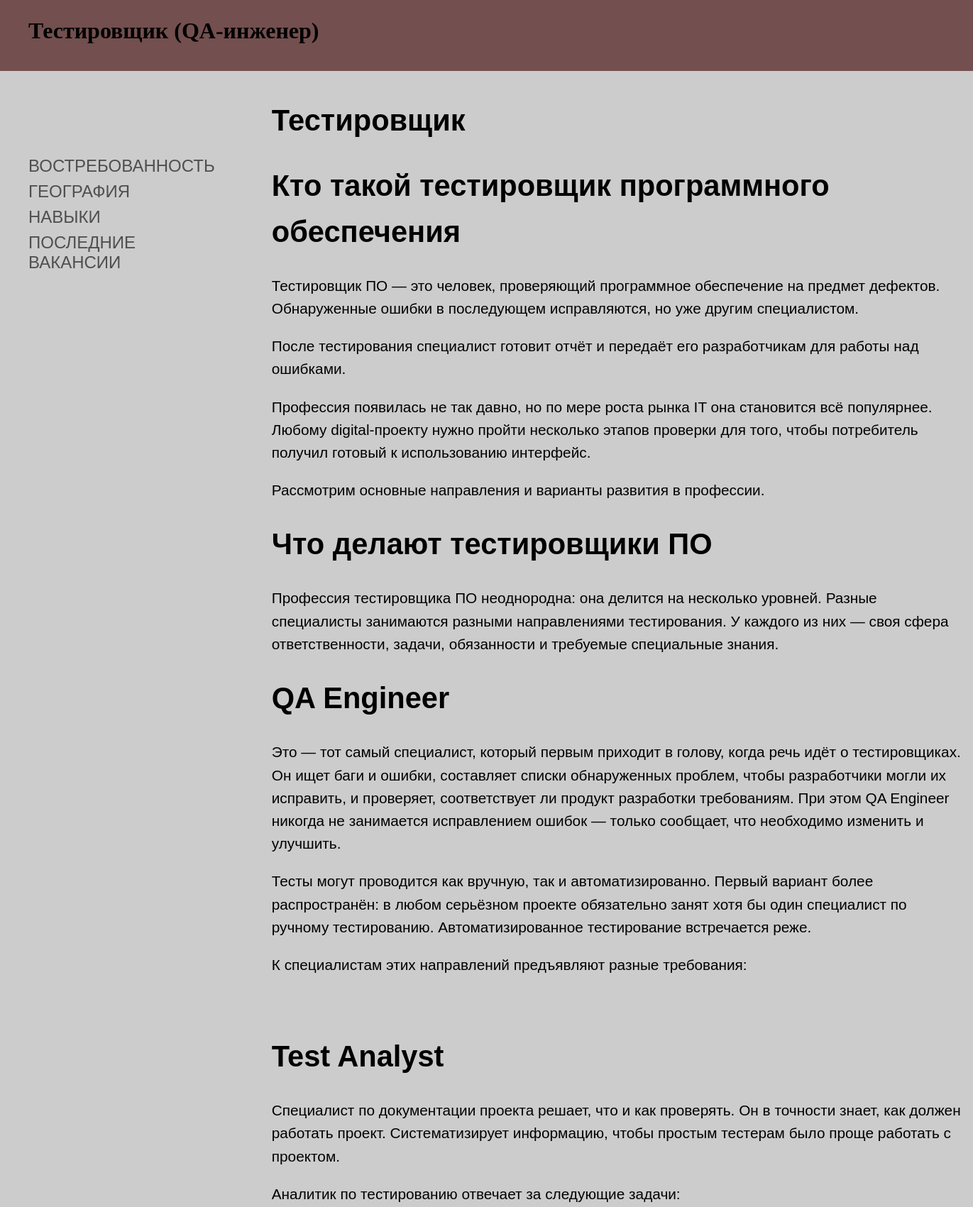
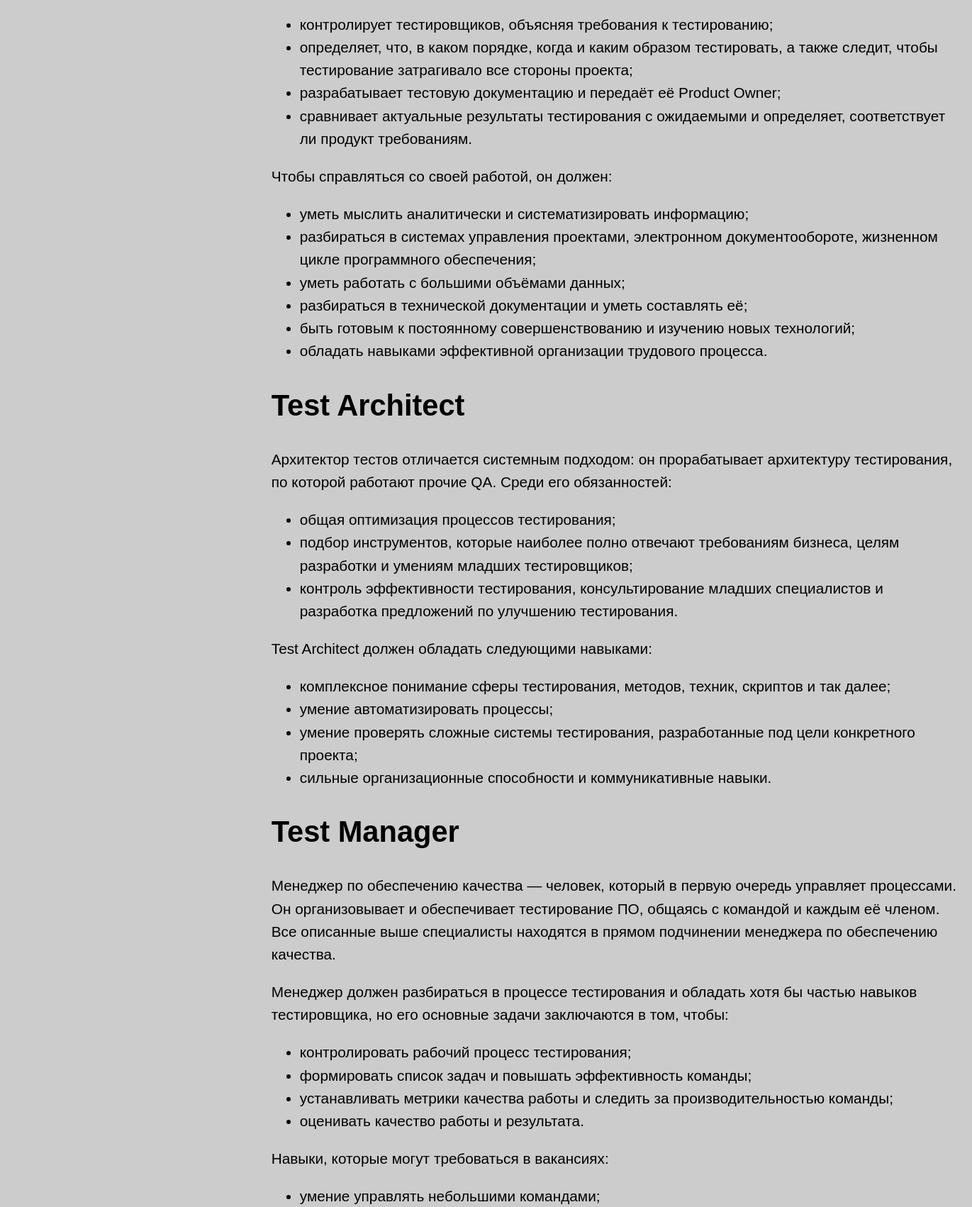
The page / (upper part) on the database its author committed (2 pictures, top to bottom).
### app/models.py (models this page shows, shortened)
class Profession(models.Model):
    title = models.CharField('Навзвание', max_length=100)
    desc = models.TextField('Описание')
    img = models.ImageField('Изображение', upload_to='profession_img/', blank=True, null=True)
    class Meta:
        verbose_name = 'Профессия'
        verbose_name_plural = 'Профессии'

### app/views.py (the view)
# urls.py: re_path('^$', views.index, name='index'),
def index(request):
    context = {}
    try:
        context['profession'] = models.Profession.objects.get(id=1)
    except Exception as e:
        pass
    return render(request, 'profession.html', context=context)

### templates/profession.html (shortened to what this page needs)
{% extends 'base.html' %}
{% load static %}
{% block head %}
    <link rel="stylesheet" href="{% static  'css/profession.css' %}">
{% endblock %}
{% block main %}
    <h1>{{ profession.title }}</h1>
    {{ profession.desc | safe }}
{% endblock %}

### templates/base.html (shortened to what this page needs)
{% load static %}
<!doctype html>
<html lang="en">
<head>
    <link rel="stylesheet" href="{% static 'css/base.css' %}">
    {% block head %}{% endblock %}
</head>
<body>
<header>
    <div class="name"><h1>Тестировщик (QA-инженер)</h1></div>
</header>
<div class="main">
    <nav>
        <ul class="navbar-links">
            <li class="navbar-item">
                <a class="navbar-link" href="{% url 'importance' %}">Востребованность</a>
            </li>
            <li class="navbar-item">
                <a class="navbar-link" href="{% url 'geography' %}">География</a>
            </li>
            <li class="navbar-item">
                <a class="navbar-link" href="{% url 'skills' %}">Навыки</a>
            </li>
            <li class="navbar-item">
                <a class="navbar-link" href="{% url 'vacancies' %}">Последние вакансии</a>
            </li>
        </ul>
    </nav>
    <main>
        {% block main %}{% endblock %}
    </main>
</div>
</body>
</html>

### static/css/base.css (style rules this page uses)
* { box-sizing: border-box; }
html, body { width: 100%; height: 100%; background: #ccc; padding: 0; margin: 0; }
.main { display: flex; gap: 50px; align-items: flex-start; }
nav { margin-right: 20px; margin-top: 100px; }
nav li { list-style-type: none; }
nav a { font-size: 24px; display: block; padding: 4px 0; font-family: "Dubai Medium", sans-serif; color: #4f4f4f; text-decoration: none; text-transform: uppercase; transition: 0.5s; }
nav a:after { transform: scaleX(1); transform-origin: left; }
header { background: #734f4f; height: 100px; display: flex; width: 100%; }
.name h1 { margin-top: 25px; margin-left: 40px; }
main { margin-left: 10px; margin-top: 10px; margin-right: 100px; min-height: calc(100vh - 205px); }

### static/css/profession.css (style rules this page uses)
main { font: 130%/1.55 "Arial", Arial, sans-serif; }

### rows shown on the page
Profession: title "Тестировщик", desc "Кто такой тестировщик программного обеспечения Тестировщик ПО — это человек, проверяющий программное обеспечение на предмет дефектов. Обнаруженные ошибки в последующем исправляются, но уже другим специалистом. После тестирования специалист готовит отчёт и передаёт его разработчикам для работы над ошибками. Профессия появилась не так давно, но по мере роста рынка IT она становится всё популярнее. Любому digital-проекту нужно пройти несколько этапов проверки для того, чтобы потребитель получил готовый к использованию интерфейс. Рассмотрим основные направления и варианты развития в профессии. Что делают тестировщики ПО Профессия тестировщика ПО неоднородна: она делится на несколько уровней.…"
